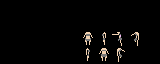

This is a level from a 2D game, rendered from its Tiled map with the project's own tilesets. A one-line summary and the map file follow, with tile-layer data summarised:
An orthogonal 10x2 tile map with 16x32 px tiles, 1 tile layer (Tile Layer 1).

<map version="1.0" orientation="orthogonal" renderorder="right-down" width="10" height="2" tilewidth="16" tileheight="32" nextobjectid="1">
 <tileset firstgid="1" name="charvars" tilewidth="16" tileheight="32" tilecount="128">
  <image source="charvars.png" width="256" height="256" />
  <tile id="0">
   <animation>
    <frame tileid="0" duration="125" />
    <frame tileid="1" duration="125" />
    <frame tileid="0" duration="125" />
    <frame tileid="2" duration="125" />
   </animation>
  </tile>
  <tile id="16">
   <animation>
    <frame tileid="16" duration="125" />
    <frame tileid="17" duration="125" />
    <frame tileid="16" duration="125" />
    <frame tileid="18" duration="125" />
   </animation>
  </tile>
  <tile id="32">
   <animation>
    <frame tileid="32" duration="125" />
    <frame tileid="33" duration="125" />
    <frame tileid="34" duration="125" />
   </animation>
  </tile>
  <tile id="48">
   <animation>
    <frame tileid="48" duration="125" />
    <frame tileid="49" duration="125" />
    <frame tileid="50" duration="125" />
   </animation>
  </tile>
 </tileset>
 <layer name="Tile Layer 1" width="10" height="2">
  <data>[20 cells, 4 non-empty, 4 distinct tile ids]</data>
 </layer>
</map>
